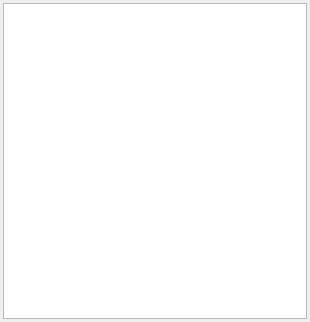
<?xml version="1.0" encoding="UTF-8"?>
<ui version="4.0">
 <class>CUserCheck</class>
 <widget class="QDialog" name="CUserCheck">
  <property name="geometry">
   <rect>
    <x>0</x>
    <y>0</y>
    <width>310</width>
    <height>322</height>
   </rect>
  </property>
  <property name="windowTitle">
   <string>Existentes...</string>
  </property>
  <layout class="QGridLayout" name="gloUsersList">
   <property name="leftMargin">
    <number>3</number>
   </property>
   <property name="topMargin">
    <number>3</number>
   </property>
   <property name="rightMargin">
    <number>3</number>
   </property>
   <property name="bottomMargin">
    <number>3</number>
   </property>
   <property name="horizontalSpacing">
    <number>3</number>
   </property>
   <property name="verticalSpacing">
    <number>1</number>
   </property>
   <item row="0" column="0">
    <widget class="QListWidget" name="lwUsers">
     <property name="cursor" stdset="0">
      <cursorShape>PointingHandCursor</cursorShape>
     </property>
     <property name="editTriggers">
      <set>QAbstractItemView::EditTrigger::NoEditTriggers</set>
     </property>
     <property name="alternatingRowColors">
      <bool>true</bool>
     </property>
     <property name="sortingEnabled">
      <bool>true</bool>
     </property>
    </widget>
   </item>
  </layout>
 </widget>
 <resources/>
 <connections/>
</ui>
